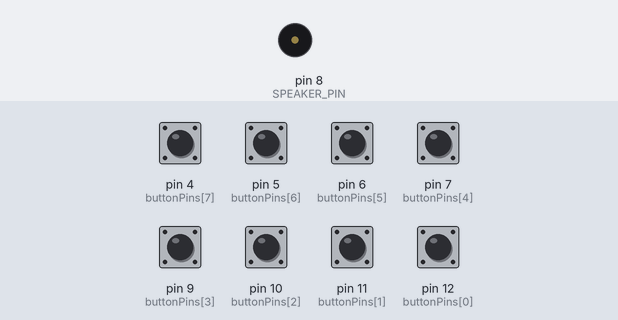
Simulated run of this sketch. Board: Arduino Uno, built with avr-gcc and run on an emulated ATmega328P. Shown: buzzer (waves = sounding). The inputs (shaded band) are chosen by the test bench; at power-on: pin 4 (buttonPins[7]), pin 5 (buttonPins[6]), pin 6 (buttonPins[5]), pin 7 (buttonPins[4]), pin 9 (buttonPins[3]), pin 10 (buttonPins[2]), pin 11 (buttonPins[1]), pin 12 (buttonPins[0]) HIGH.

Above: at 1.2 s.
1.3 s: pin 4 (buttonPins[7]) pulled LOW for 0.15 s
At 1.37 s:
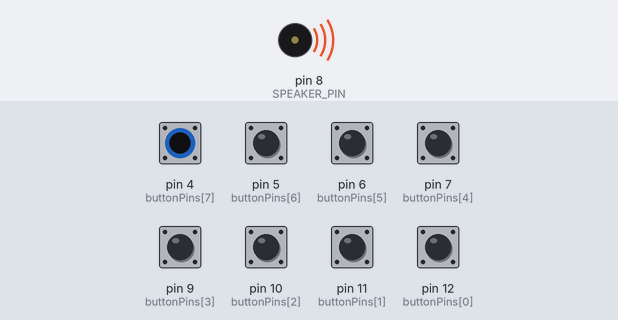
Timing chart, 0 to 4.3 s (numbered marks = the images above; inputs shaded):
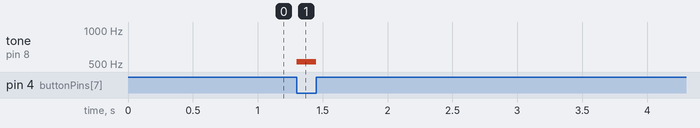

Measured:
- after the input at 1.3 s, tone on pin 8 (SPEAKER_PIN): silent → 523 Hz at once, → silent 0.15 s later

The sketch:

mini_tones.ino
```cpp
#include "pitches.h"

int SPEAKER_PIN=8;

int buttonPins[] = { 12, 11, 10, 9, 7, 6, 5, 4 };
int buttonTones[] = {
  NOTE_C4, NOTE_D4, NOTE_E4, NOTE_F4,
  NOTE_G4, NOTE_A4, NOTE_B4, NOTE_C5
};
int numTones = sizeof(buttonPins) / sizeof(buttonPins[0]);
// Total number of possible notes generated:

void setup() {
  for (int i = 0; i < numTones; i++) {
    pinMode(buttonPins[i], INPUT_PULLUP);
  }
  pinMode(SPEAKER_PIN, OUTPUT);
}

void loop() {
  int pitch = 0;
  for (int i = 0; i < numTones; i++) {
    if (digitalRead(buttonPins[i]) == LOW) {
      pitch = buttonTones[i];
    }
    if (pitch) {
    tone(SPEAKER_PIN, pitch);
    //Note the output is always produced from the speaker
    //tone(pin_num,freq,time)
    //The duration of the tone in milliseconds. If omitted or set to 0, the tone continues until noTone() is called.
  }
  else {
    noTone(SPEAKER_PIN);
  }
  }

}
```
